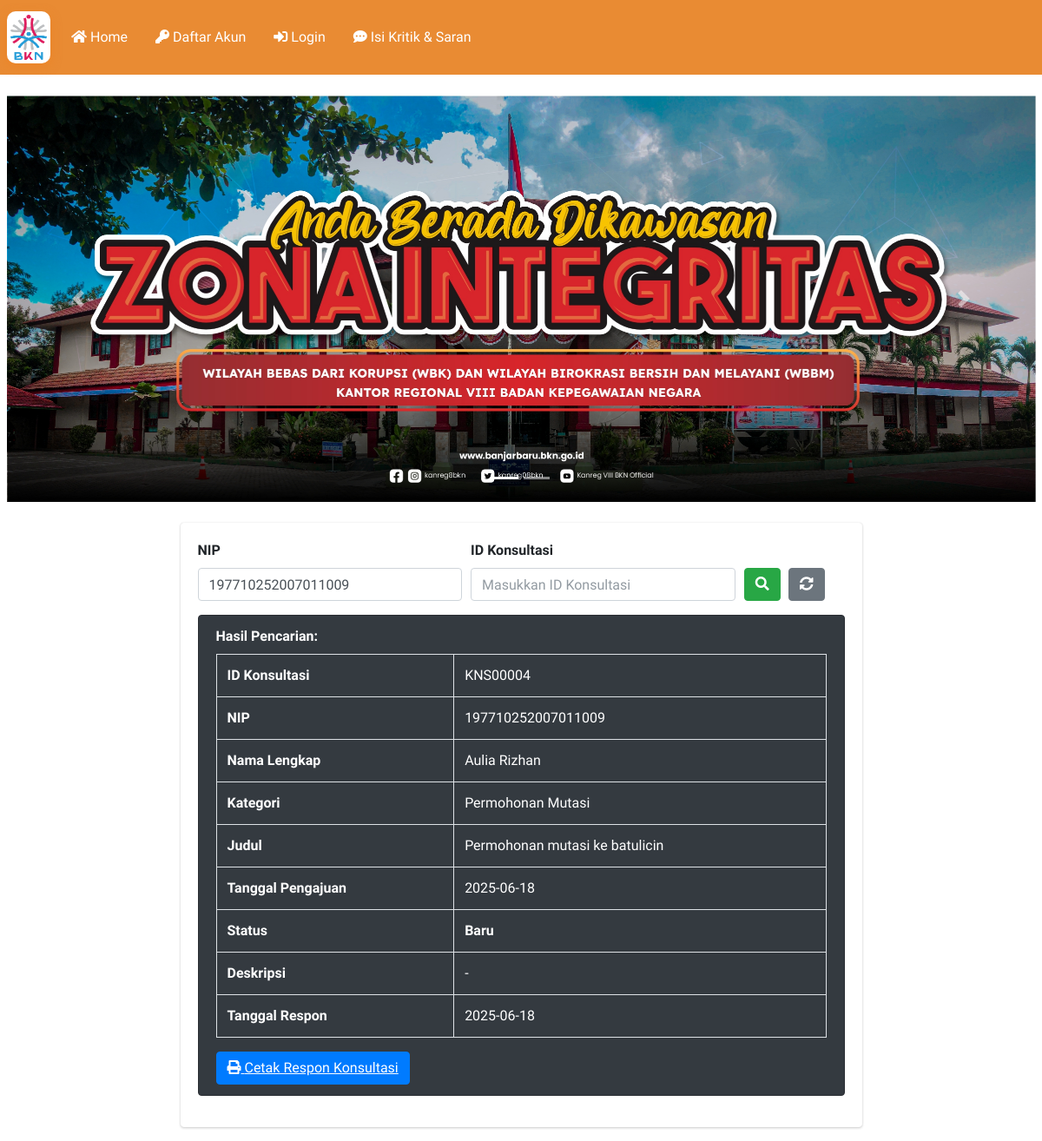
The page /index.php?nip=197710252007011009 on the database its author committed.
### tables this page shows
CREATE TABLE `konsultasi` (
  `id_konsultasi` varchar(25) NOT NULL,
  `nip` varchar(25) NOT NULL,
  `id_kategori` int(11) NOT NULL,
  `judul` varchar(150) NOT NULL,
  `tanggal_pengajuan` date NOT NULL,
  `status` varchar(20) NOT NULL,
  `deskripsi` text NOT NULL,
  `tanggal_respon` date NOT NULL
);

CREATE TABLE `pegawai` (
  `nip` varchar(25) NOT NULL,
  `nik` varchar(25) NOT NULL,
  `nama_lengkap` varchar(50) NOT NULL,
  `email` varchar(50) NOT NULL,
  `id_satker` varchar(50) NOT NULL,
  `jabatan` varchar(50) NOT NULL
);

CREATE TABLE `kategori` (
  `id_kategori` int(11) NOT NULL,
  `nama_kategori` varchar(80) NOT NULL,
  `deskripsi` text NOT NULL
);

### config/config.php (called while the page is built, shortened)
<?php
function base_url($url = null)
{
    $env_base = getenv('BASE_URL');
    if ($env_base && is_string($env_base) && trim($env_base) !== '') {
        $base = rtrim(trim($env_base), '/');
    } else {
        if (!empty($_SERVER['HTTP_X_FORWARDED_PROTO'])) {
            $scheme = $_SERVER['HTTP_X_FORWARDED_PROTO'];
        } else {
            $scheme = (!empty($_SERVER['HTTPS']) && $_SERVER['HTTPS'] !== 'off') || (isset($_SERVER['SERVER_PORT']) && $_SERVER['SERVER_PORT'] == 443)
                ? 'https'
                : 'http';
        }
        if (!empty($_SERVER['HTTP_HOST'])) {
            $base = $scheme . '://' . $_SERVER['HTTP_HOST'];
        } else {
            $base = 'http://konsultasi_bkn.test';
        }
        $base = rtrim($base, '/');
    }
    if ($url !== null && $url !== '') {
        return $base . '/' . ltrim($url, '/');
    }
    return $base;
}

### index.php (the view, shortened to what this page needs)
<?php
require 'config/config.php';
require 'config/koneksi.php';
?>
<!DOCTYPE html>
<html>
<?php
include 'templates/head.php';
?>
<body>
<nav class=" navbar navbar-expand navbar-light navbar-light" style="background-color: #E98B33;">
  <a class="navbar-brand" href="#" style="color: white; font-weight: bold; font-size: 1.5em;">
    <img src="<?= base_url('assets/dist/img/LOGO_BKN.png') ?>" alt="Logo" width="50" height="60" class="d-inline-block align-top" style="box-shadow: 0 4px 12px rgba(239,126,27,0.5); border-radius: 10px; background: #fff; padding: 4px;">
  </a>
  <ul class="navbar-nav">
    <a class="nav-link" href="index.php" style="color: white;"><i class="fas fa-home"></i> Home</a>
    <a class="nav-link" href="register.php" style="color: white;"><i class="fas fa-key"></i> Daftar Akun</a>
    <a class="nav-link" href="login.php" style="color: white;"><i class="fas fa-sign-in-alt"></i> Login</a>
    <li class="nav-item">
      <a class="nav-link" href="#" style="color: white;" data-toggle="modal" data-target="#kritikSaranModal">
      <i class="fas fa-comment-dots"></i> Isi Kritik & Saran
      </a>
        </li>
  </ul>
</nav>
<br>
<section>
  <div class="col-12">
    <div class="row">
      <div id="fotoSlider" class="carousel slide col-12" data-ride="carousel">
        <ol class="carousel-indicators">
          <li data-target="#fotoSlider" data-slide-to="0" class="active"></li>
          <li data-target="#fotoSlider" data-slide-to="1"></li>
        </ol>
        <div class="carousel-inner">
          <div class="carousel-item active">
            <img src="<?= base_url('assets/dist/img/WEB_ZI_BARU.jpg') ?>" class="d-block w-100 h-100" alt="Slider 1" style="height:350px;object-fit:cover;">
          </div>
        </div>
        <a class="carousel-control-prev" href="#fotoSlider" role="button" data-slide="prev">
          <span class="carousel-control-prev-icon" aria-hidden="true"></span>
        </a>
        <a class="carousel-control-next" href="#fotoSlider" role="button" data-slide="next">
          <span class="carousel-control-next-icon" aria-hidden="true"></span>
        </a>
      </div>
    </div>
    <div class="row mt-4">
      <div class="col-md-8 offset-md-2">
        <div class="card">
          <div class="card-body">
            <form action="" method="get">
            <div class="form-row align-items-end">
              <div class="form-group col-md-5">
                <label for="nip">NIP</label>
                <input type="text" class="form-control" name="nip" placeholder="Masukkan NIP" value="<?= isset($_GET['nip']) ? htmlspecialchars($_GET['nip']) : '' ?>">
                </div>
                <div class="form-group col-md-5">
                <label for="id_konsultasi">ID Konsultasi</label>
                <input type="text" class="form-control" name="id_konsultasi" placeholder="Masukkan ID Konsultasi" value="<?= isset($_GET['id_konsultasi']) ? htmlspecialchars($_GET['id_konsultasi']) : '' ?>">
                </div>
                <div class="form-group col-md-2">
                <button type="submit" class="btn btn-success btn-xl" style="margin-top: 32px;">
                  <i class="fas fa-search"></i>
                </button>
                <button type="button" class="btn btn-secondary btn-xl" style="margin-top: 32px; margin-left: 5px;" onclick="window.location.href='index';">
                  <i class="fas fa-sync-alt"></i>
                </button>
              </div>
            </div>
            </form>
            <?php
            $show_result = false;
            $nip = isset($_GET['nip']) ? trim($_GET['nip']) : '';
            $id_konsultasi = isset($_GET['id_konsultasi']) ? trim($_GET['id_konsultasi']) : '';
            if ($nip !== '' || $id_konsultasi !== '') {
              $where = [];
              if ($nip !== '') {
                $where[] = "k.nip = '" . $koneksi->real_escape_string($nip) . "'";
              }
              $where_sql = implode(' AND ', $where);
              $query = $koneksi->query("
                SELECT k.*, p.nama_lengkap, p.nip, c.nama_kategori
                FROM konsultasi k
                LEFT JOIN pegawai p ON k.nip = p.nip
                LEFT JOIN kategori c ON k.id_kategori = c.id_kategori
                WHERE $where_sql
                LIMIT 1
              ");
              $data = $query->fetch_assoc();
              $show_result = true;
            }
            ?>
            <?php if ($show_result): ?>
              <?php if ($data): ?>
                <div class="alert alert-dark">
                  <strong>Hasil Pencarian:</strong>
                  <table class="table table-bordered mt-2">
                    <tr>
                      <th>ID Konsultasi</th>
                      <td><?= htmlspecialchars($data['id_konsultasi']) ?></td>
                    </tr>
                    <tr>
                      <th>NIP</th>
                      <td><?= htmlspecialchars($data['nip']) ?></td>
                    </tr>
                    <tr>
                      <th>Nama Lengkap</th>
                      <td><?= htmlspecialchars($data['nama_lengkap']) ?></td>
                    </tr>
                    <tr>
                      <th>Kategori</th>
                      <td><?= htmlspecialchars($data['nama_kategori']) ?></td>
                    </tr>
                    <tr>
                      <th>Judul</th>
                      <td><?= htmlspecialchars($data['judul']) ?></td>
                    </tr>
                    <tr>
                      <th>Tanggal Pengajuan</th>
                      <td><?= htmlspecialchars($data['tanggal_pengajuan']) ?></td>
                    </tr>
                    <tr>
                      <th>Status</th>
                      <td><b><?= htmlspecialchars($data['status']) ?></b></td>
                    </tr>
                    <tr>
                      <th>Deskripsi</th>
                      <td><?= htmlspecialchars($data['deskripsi']) ?></td>
                    </tr>
                    <tr>
                      <th>Tanggal Respon</th>
                      <td><?= htmlspecialchars($data['tanggal_respon']) ?></td>
                    </tr>
                  </table>
                  <a href="respon_konsultasi.php?nip=<?= urlencode($nip) ?>&id_konsultasi=<?= urlencode($id_konsultasi) ?>" target="_blank" class="btn btn-primary">
                    <i class="fas fa-print"></i> Cetak Respon Konsultasi
                  </a>
                </div>
              <?php else: ?>
                <div class="alert alert-danger">
                  Data konsultasi tidak ditemukan.
                </div>
              <?php endif; ?>
            <?php endif; ?>
          </div>
        </div>
      </div>
      </div>
    </div>
</section>
</body>
</html>

### rows shown on the page
konsultasi: id_konsultasi "KNS00004", pegawai.nip "197710252007011009", pegawai.nama_lengkap "Aulia Rizhan", id_kategori.nama_kategori "Permohonan Mutasi", judul "Permohonan mutasi ke batulicin", tanggal_pengajuan "2025-06-18", status "Baru", deskripsi "-", tanggal_respon "2025-06-18"
